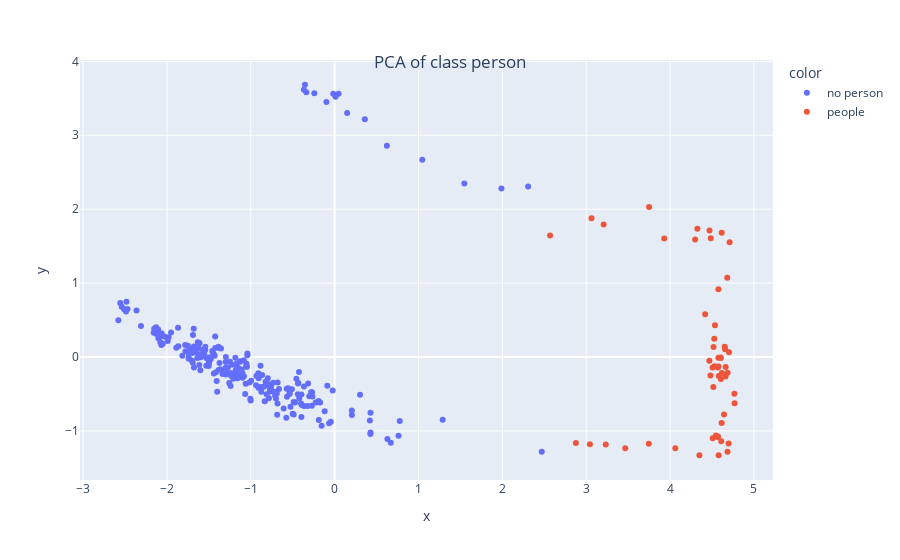
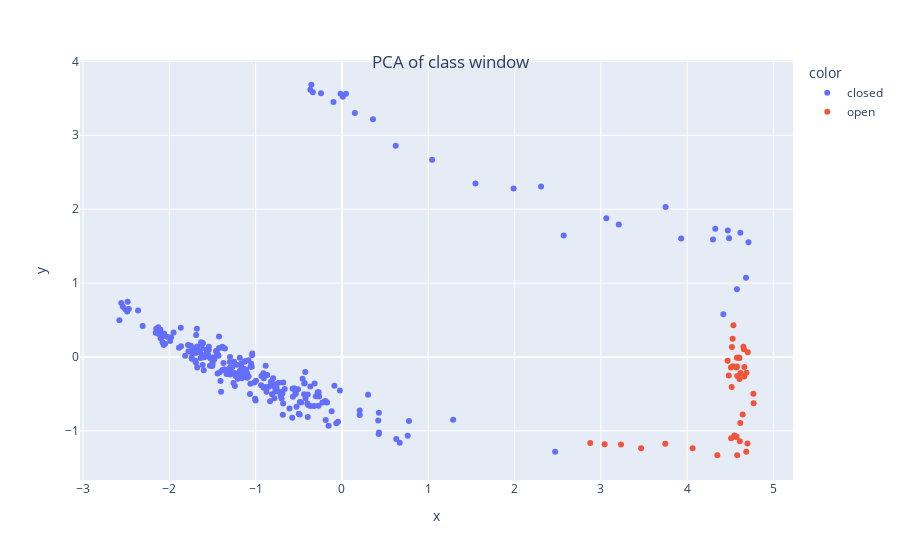

Notebook source saved alongside these figures, in order:
### Markdown cell above
**visualizing features in a lower dimensional space**

### Code cell
#### creating only body of the network

k_lstm = {'c_in':features_mini1.shape[1],'c_out':targets1.shape[1],'hidden_size':22,'rnn_dropout':0.4}
k_fcn={'c_in':features_mini1.shape[1],'c_out':targets1.shape[1],'layers':[32,8]}
# new_model = create_model(LSTM_body, dls.vars,dls.c,dls,**k)

# new_model = LSTM_body(**k_lstm)  ## LSTM
new_model = MyFCN_body(**k_fcn)    ## MyFCN

#### load part of the pre trained model

# load 
pretrained_dict = torch.load(f'models/{learn.model.__name__}.pt')
model_dict = new_model.state_dict()
# 1. filter out unnecessary keys
pretrained_dict = {k: v for k, v in pretrained_dict.items() if k in model_dict}
# 2. overwrite entries in the existing state dict
model_dict.update(pretrained_dict) 
# 3. load the new state dict
new_model.load_state_dict(model_dict)

###### get the features/predicions of the model_body

device = torch.device('cuda' if torch.cuda.is_available() else 'cpu')

new_model.to(device)
new_model.eval()
feats = []
lbls = []
with torch.no_grad():
    for inputs, labels in test_dl:
        inputs = inputs.to(device)
        labels = labels.to(device)

        outputs = new_model(inputs)
        feats.append(outputs)
        lbls.append(labels)

test_feats = torch.cat(feats).detach().cpu().numpy()
test_lbls = torch.cat(lbls).detach().cpu().numpy()

#### get labels as strings
person_labels = []
person_dict = {1 : 'people', 0 : 'no person'}
window_labels = []
window_dict = {1 : 'open', 0 : 'closed'}
for item in test_lbls:
    person_labels.append(person_dict[item[0]])
    window_labels.append(window_dict[item[1]])

##########
## using tensorboard projector
# writer = SummaryWriter('runs/')
# writer.add_embedding(test_feats,metadata=person_labels,tag = f'person_embeddings_{learn.model.__name__}')
# writer.add_embedding(test_feats,metadata=window_labels,tag = f'window_embeddings_{learn.model.__name__}')
# writer.close()
##########
### using sklearn and plotly
components = visualize_embeddings(test_feats,person_labels,window_labels,n_components=2,method='pca')

### Figure 1 — Plotly figure (JSON) as saved in the notebook; plotly's stock layout.template omitted (floating-point values rounded to 4 significant figures; data arrays with more than 128 entries replaced by an {"elided": "..."} marker saying what was removed)
{"data": [{"hovertemplate": "color=no person<br>x=%{x}<br>y=%{y}<extra></extra>", "legendgroup": "no person", "marker": {"color": "#636efa", "symbol": "circle"}, "mode": "markers", "name": "no person", "orientation": "v", "showlegend": true, "type": "scatter", "x": {"elided": "239 float values"}, "xaxis": "x", "y": {"elided": "239 float values"}, "yaxis": "y"}, {"hovertemplate": "color=people<br>x=%{x}<br>y=%{y}<extra></extra>", "legendgroup": "people", "marker": {"color": "#EF553B", "symbol": "circle"}, "mode": "markers", "name": "people", "orientation": "v", "showlegend": true, "type": "scatter", "x": [2.877, 3.044, 3.233, 3.466, 3.746, 4.062, 4.35, 4.579, 4.685, 4.698, 4.61, 4.571, 4.509, 4.546, 4.567, 4.615, 4.643, 4.769, 4.767, 4.686, 4.577, 4.606, 4.516, 4.507, 4.481, 4.663, 4.576, 4.518, 4.53, 4.661, 4.57, 4.468, 4.58, 4.618, 4.702, 4.6, 4.656, 4.605, 4.651, 4.527, 4.535, 4.418, 4.576, 4.682, 4.71, 4.615, 4.485, 4.47, 4.299, 4.325, 3.93, 3.749, 3.208, 3.063, 2.569], "xaxis": "x", "y": [-1.163, -1.181, -1.184, -1.235, -1.176, -1.236, -1.329, -1.33, -1.284, -1.169, -1.141, -1.076, -1.098, -1.061, -1.083, -0.8927, -0.7769, -0.6264, -0.4973, -0.2135, -0.1295, -0.2997, -0.4062, -0.1409, -0.2521, -0.1352, -0.009098, 0.1354, -0.1262, -0.2649, -0.1413, -0.05126, -0.2591, -0.2155, 0.06444, -0.008296, 0.106, -0.01484, 0.1391, 0.2461, 0.4306, 0.5784, 0.9169, 1.071, 1.552, 1.683, 1.608, 1.712, 1.588, 1.734, 1.604, 2.031, 1.794, 1.876, 1.644], "yaxis": "y"}], "layout": {"legend": {"title": {"text": "color"}, "tracegroupgap": 0}, "margin": {"t": 60}, "title": {"text": "PCA of class person", "x": 0.5, "xanchor": "center", "y": 0.9, "yanchor": "top"}, "xaxis": {"anchor": "y", "domain": [0, 1], "title": {"text": "x"}}, "yaxis": {"anchor": "x", "domain": [0, 1], "title": {"text": "y"}}}}

### Figure 2 — Plotly figure (JSON) as saved in the notebook; plotly's stock layout.template omitted (floating-point values rounded to 4 significant figures; data arrays with more than 128 entries replaced by an {"elided": "..."} marker saying what was removed)
{"data": [{"hovertemplate": "color=closed<br>x=%{x}<br>y=%{y}<extra></extra>", "legendgroup": "closed", "marker": {"color": "#636efa", "symbol": "circle"}, "mode": "markers", "name": "closed", "orientation": "v", "showlegend": true, "type": "scatter", "x": {"elided": "253 float values"}, "xaxis": "x", "y": {"elided": "253 float values"}, "yaxis": "y"}, {"hovertemplate": "color=open<br>x=%{x}<br>y=%{y}<extra></extra>", "legendgroup": "open", "marker": {"color": "#EF553B", "symbol": "circle"}, "mode": "markers", "name": "open", "orientation": "v", "showlegend": true, "type": "scatter", "x": [2.877, 3.044, 3.233, 3.466, 3.746, 4.062, 4.35, 4.579, 4.685, 4.698, 4.61, 4.571, 4.509, 4.546, 4.567, 4.615, 4.643, 4.769, 4.767, 4.686, 4.577, 4.606, 4.516, 4.507, 4.481, 4.663, 4.576, 4.518, 4.53, 4.661, 4.57, 4.468, 4.58, 4.618, 4.702, 4.6, 4.656, 4.605, 4.651, 4.527, 4.535], "xaxis": "x", "y": [-1.163, -1.181, -1.184, -1.235, -1.176, -1.236, -1.329, -1.33, -1.284, -1.169, -1.141, -1.076, -1.098, -1.061, -1.083, -0.8927, -0.7769, -0.6264, -0.4973, -0.2135, -0.1295, -0.2997, -0.4062, -0.1409, -0.2521, -0.1352, -0.009098, 0.1354, -0.1262, -0.2649, -0.1413, -0.05126, -0.2591, -0.2155, 0.06444, -0.008296, 0.106, -0.01484, 0.1391, 0.2461, 0.4306], "yaxis": "y"}], "layout": {"legend": {"title": {"text": "color"}, "tracegroupgap": 0}, "margin": {"t": 60}, "title": {"text": "PCA of class window", "x": 0.5, "xanchor": "center", "y": 0.9, "yanchor": "top"}, "xaxis": {"anchor": "y", "domain": [0, 1], "title": {"text": "x"}}, "yaxis": {"anchor": "x", "domain": [0, 1], "title": {"text": "y"}}}}
